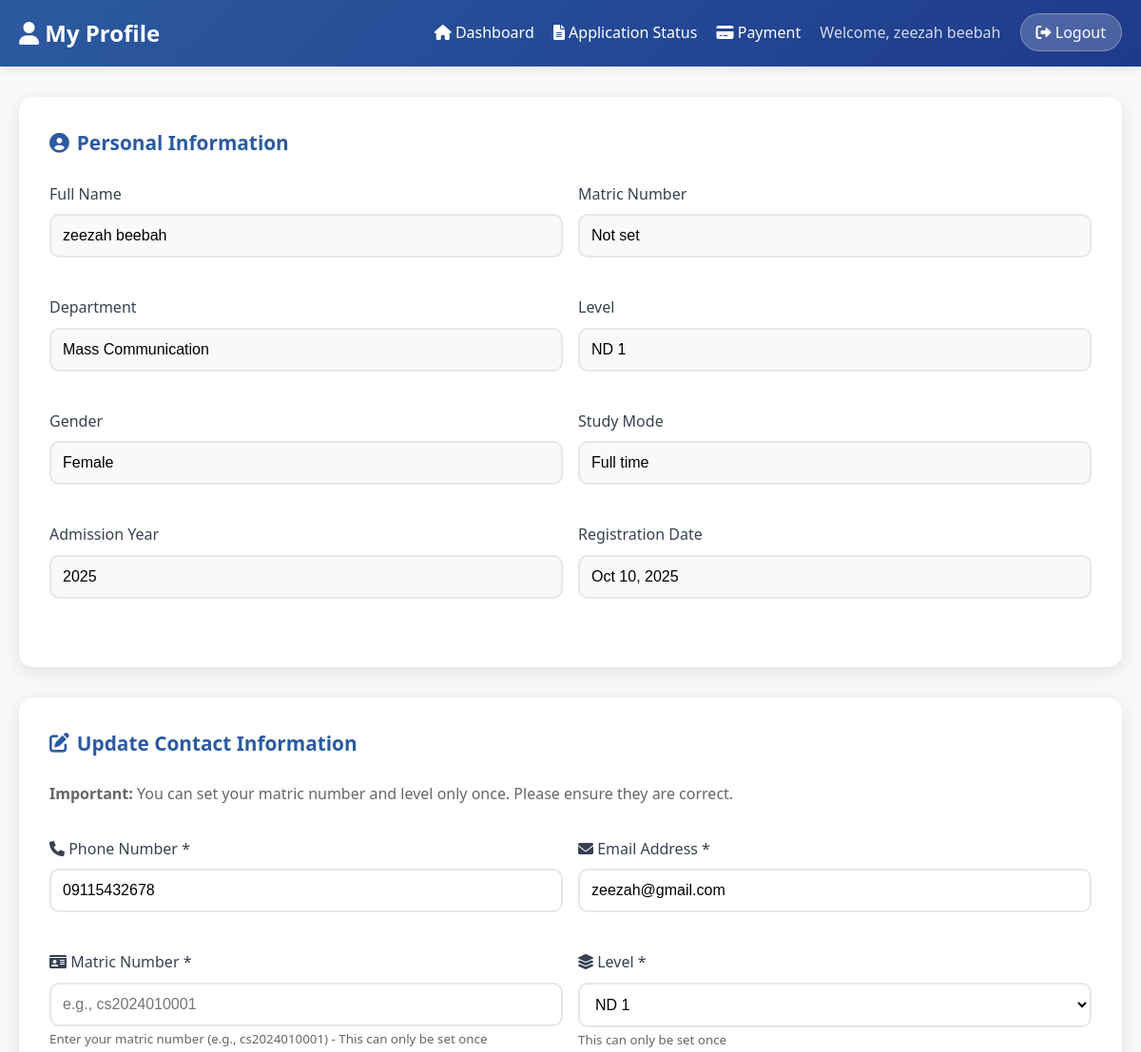
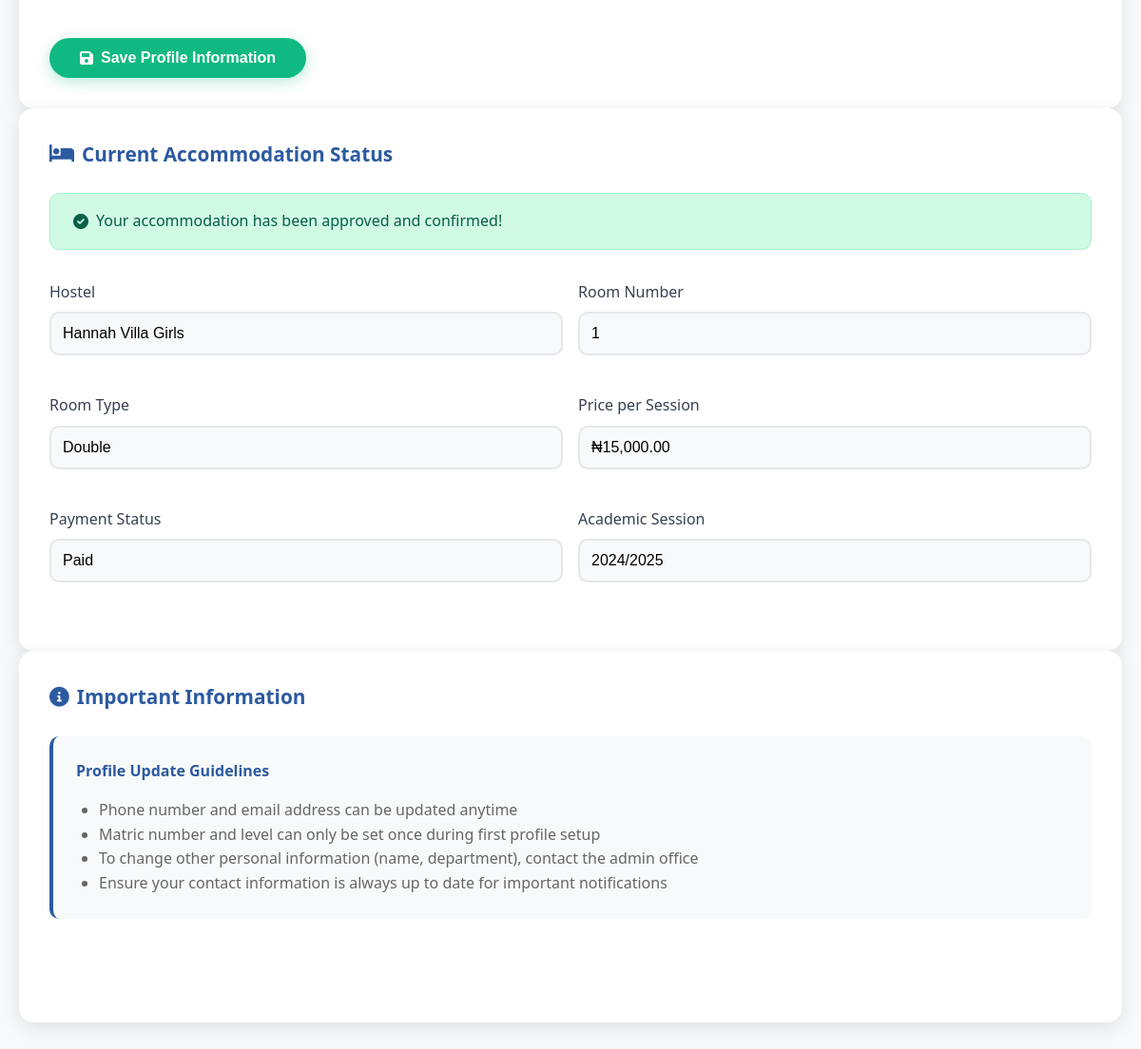
The app's page /profile.php (signed in) with its own data (2 pictures, top to bottom).
### tables this page shows
CREATE TABLE `students` (
  `id` int(11) NOT NULL,
  `matric_number` varchar(20) DEFAULT NULL,
  `full_name` varchar(100) NOT NULL,
  `department` varchar(100) NOT NULL,
  `level` enum('ND 1','ND 2','HND 1','HND 2') NOT NULL,
  `gender` enum('male','female') NOT NULL,
  `phone` varchar(20) DEFAULT NULL,
  `email` varchar(100) DEFAULT NULL,
  `rrr_last_digits` varchar(4) NOT NULL,
  `admission_year` year(4) NOT NULL,
  `study_mode` enum('full_time','part_time') DEFAULT 'full_time',
  `created_at` timestamp NOT NULL DEFAULT current_timestamp(),
  `updated_at` timestamp NOT NULL DEFAULT current_timestamp() ON UPDATE current_timestamp(),
  `applicant_number` varchar(20) DEFAULT NULL,
  `password` varchar(255) DEFAULT NULL,
  `status` enum('active','inactive') NOT NULL DEFAULT 'active'
);

CREATE TABLE `allocations` (
  `id` int(11) NOT NULL,
  `student_id` int(11) NOT NULL,
  `hostel_id` int(11) NOT NULL,
  `room_id` int(11) NOT NULL,
  `academic_session` varchar(20) NOT NULL,
  `allocation_date` timestamp NOT NULL DEFAULT current_timestamp(),
  `admin_approved` enum('pending','approved','rejected') DEFAULT 'pending',
  `approved_by` int(11) DEFAULT NULL,
  `approval_date` timestamp NULL DEFAULT NULL,
  `rejection_reason` text DEFAULT NULL,
  `payment_status` enum('pending','paid','failed') DEFAULT 'pending',
  `payment_method` varchar(50) DEFAULT NULL,
  `payment_reference` varchar(100) DEFAULT NULL,
  `amount_paid` decimal(10,2) DEFAULT NULL,
  `payment_date` timestamp NULL DEFAULT NULL,
  `status` enum('active','cancelled','completed','confirmed') DEFAULT 'active',
  `created_at` timestamp NOT NULL DEFAULT current_timestamp(),
  `updated_at` timestamp NOT NULL DEFAULT current_timestamp() ON UPDATE current_timestamp()
);

### profile.php (the view, shortened to what the rows shown need)
<?php
require_once __DIR__ . '/includes/functions.php';
$student = getStudentInfo($_SESSION['student_id']);
$allocation = hasActiveAllocation($_SESSION['student_id']);
$canUpdateMatric = empty($student['matric_number']) || empty($student['level']);
?>
<!DOCTYPE html>
<html lang="en">
<head>
    <link rel="stylesheet" href="assets/css/style.css">
    <link href="https://cdnjs.cloudflare.com/ajax/libs/font-awesome/6.0.0/css/all.min.css" rel="stylesheet">
</head>
<body>
    <div class="dashboard">
        <div class="dashboard-header">
            <div class="container">
                <div class="dashboard-nav">
                    <h1 class="dashboard-title">
                        <i class="fas fa-user"></i> My Profile
                    </h1>
                    <div>
                        <a href="dashboard.php" style="margin-right: 1rem; color: white; text-decoration: none;">
                            <i class="fas fa-home"></i> Dashboard
                        </a>
                        <a href="application-status.php" style="margin-right: 1rem; color: white; text-decoration: none;">
                            <i class="fas fa-file-alt"></i> Application Status
                        </a>
                        <a href="payment.php" style="margin-right: 1rem; color: white; text-decoration: none;">
                            <i class="fas fa-credit-card"></i> Payment
                        </a>
                        <span style="margin-right: 1rem; color: rgba(255,255,255,0.8);">
                            Welcome, <?php echo htmlspecialchars($student['full_name']); ?>
                        </span>
                        <a href="logout.php" class="logout-btn">
                            <i class="fas fa-sign-out-alt"></i> Logout
                        </a>
                    </div>
                </div>
            </div>
        </div>
        <div class="container">
            <div class="dashboard-content">
                <div class="student-info">
                    <div class="form-row">
                        <div class="form-group">
                            <label>Full Name</label>
                            <input type="text" value="<?php echo htmlspecialchars($student['full_name']); ?>" readonly style="background: #f8f9fa;">
                        </div>
                        <div class="form-group">
                            <label>Matric Number</label>
                            <input type="text" value="<?php echo htmlspecialchars($student['matric_number'] ?? 'Not set'); ?>" readonly style="background: #f8f9fa;">
                        </div>
                    </div>
                    <div class="form-row">
                        <div class="form-group">
                            <label>Department</label>
                            <input type="text" value="<?php echo htmlspecialchars($student['department']); ?>" readonly style="background: #f8f9fa;">
                        </div>
                        <div class="form-group">
                            <label>Level</label>
                            <input type="text" value="<?php echo htmlspecialchars($student['level'] ?? 'Not set'); ?>" readonly style="background: #f8f9fa;">
                        </div>
                    </div>
                    <div class="form-row">
                        <div class="form-group">
                            <label>Gender</label>
                            <input type="text" value="<?php echo ucfirst($student['gender']); ?>" readonly style="background: #f8f9fa;">
                        </div>
                        <div class="form-group">
                            <label>Study Mode</label>
                            <input type="text" value="<?php echo ucfirst(str_replace('_', ' ', $student['study_mode'])); ?>" readonly style="background: #f8f9fa;">
                        </div>
                    </div>
                    <div class="form-row">
                        <div class="form-group">
                            <label>Admission Year</label>
                            <input type="text" value="<?php echo $student['admission_year']; ?>" readonly style="background: #f8f9fa;">
                        </div>
                        <div class="form-group">
                            <label>Registration Date</label>
                            <input type="text" value="<?php echo date('M j, Y', strtotime($student['created_at'])); ?>" readonly style="background: #f8f9fa;">
                        </div>
                    </div>
                </div>
                <div class="allocation-section">
                    <form method="POST" id="profileForm">
                        <div class="form-row">
                            <div class="form-group">
                                <label for="phone">
                                    <i class="fas fa-phone"></i> Phone Number *
                                </label>
                                <input type="tel"
                                       id="phone"
                                       name="phone"
                                       value="<?php echo htmlspecialchars($student['phone']); ?>"
                                       placeholder="e.g., 08012345678"
                                       required>
                            </div>
                            <div class="form-group">
                                <label for="email">
                                    <i class="fas fa-envelope"></i> Email Address *
                                </label>
                                <input type="email"
                                       id="email"
                                       name="email"
                                       value="<?php echo htmlspecialchars($student['email']); ?>"
                                       placeholder="e.g., student@example.com"
                                       required>
                            </div>
                        </div>
                        <?php if ($canUpdateMatric): ?>
                            <div class="form-row">
                                <div class="form-group">
                                    <label for="matric_number">
                                        <i class="fas fa-id-card"></i> Matric Number *
                                    </label>
                                    <input type="text"
                                        id="matric_number"
                                        name="matric_number"
                                        value="<?php echo htmlspecialchars($student['matric_number'] ?? ''); ?>"
                                        placeholder="e.g., cs2024010001"
                                        required
                                        minlength="3"
                                        maxlength="20">
                                    <small style="color: #666;">Enter your matric number (e.g., cs2024010001) - This can only be set once</small>
                                </div>
                                <div class="form-group">
                                    <label for="level">
                                        <i class="fas fa-layer-group"></i> Level *
                                    </label>
                                    <select id="level" name="level" required>
                                        <option value="ND 1" <?php echo ($student['level'] ?? '') === 'ND 1' ? 'selected' : ''; ?>>ND 1</option>
                                    </select>
                                    <small style="color: #666;">This can only be set once</small>
                                </div>
                            </div>
                        <?php endif; ?>
                    </form>
                </div>
                <?php if ($allocation): ?>
                    <div class="allocation-section">
                        <?php if ($allocation['admin_approved'] === 'pending'): ?>
                            <div class="alert alert-warning">
                                <i class="fas fa-clock"></i>
                                Your hostel application is currently under review.
                            </div>
                        <?php elseif ($allocation['admin_approved'] === 'approved'): ?>
                            <?php
                            $db = new Database();
                            $db->query('
                                SELECT h.hostel_name, r.room_number, r.room_type, r.price
                                FROM allocations a
                                JOIN hostels h ON a.hostel_id = h.id
                                JOIN rooms r ON a.room_id = r.id
                                WHERE a.id = :allocation_id
                            ');
                            $db->bind(':allocation_id', $allocation['id']);
                            $allocationDetails = $db->single();
                            ?>
                            <div class="alert alert-success">
                                <i class="fas fa-check-circle"></i>
                                Your accommodation has been approved and confirmed!
                            </div>
                            <div class="form-row">
                                <div class="form-group">
                                    <label>Hostel</label>
                                    <input type="text" value="<?php echo htmlspecialchars($allocationDetails['hostel_name']); ?>" readonly style="background: #f8f9fa;">
                                </div>
                                <div class="form-group">
                                    <label>Room Number</label>
                                    <input type="text" value="<?php echo htmlspecialchars($allocationDetails['room_number']); ?>" readonly style="background: #f8f9fa;">
                                </div>
                            </div>
                            <div class="form-row">
                                <div class="form-group">
                                    <label>Room Type</label>
                                    <input type="text" value="<?php echo ucfirst($allocationDetails['room_type']); ?>" readonly style="background: #f8f9fa;">
                                </div>
                                <div class="form-group">
                                    <label>Price per Session</label>
                                    <input type="text" value="₦<?php echo number_format($allocationDetails['price'], 2); ?>" readonly style="background: #f8f9fa;">
                                </div>
                            </div>
                            <div class="form-row">
                                <div class="form-group">
                                    <label>Payment Status</label>
                                    <input type="text" value="<?php echo ucfirst($allocation['payment_status']); ?>" readonly style="background: #f8f9fa;">
                                </div>
                                <div class="form-group">
                                    <label>Academic Session</label>
                                    <input type="text" value="<?php echo $allocation['academic_session']; ?>" readonly style="background: #f8f9fa;">
                                </div>
                            </div>
                        <?php endif; ?>
                    </div>
                <?php endif; ?>
            </div>
        </div>
    </div>
</body>
</html>

### records on screen
students: full_name "zeezah beebah", matric_number "Not set", department "Mass Communication", level "ND 1", gender "Female", study_mode "Full time", admission_year "2025", created_at "Oct 10, 2025", phone "09115432678", email "zeezah@gmail.com"
allocations: payment_status "Paid", academic_session "2024/2025"
